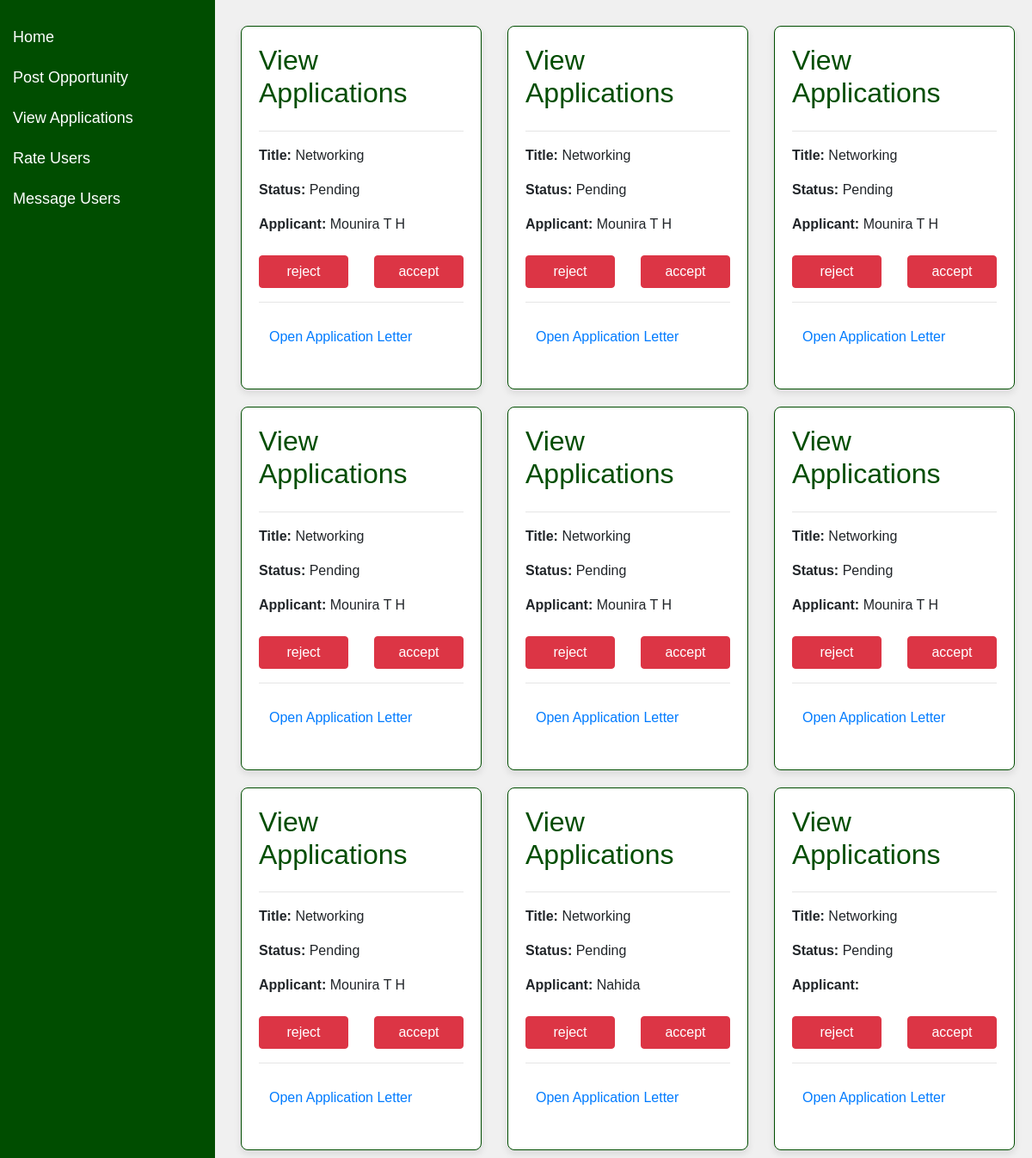
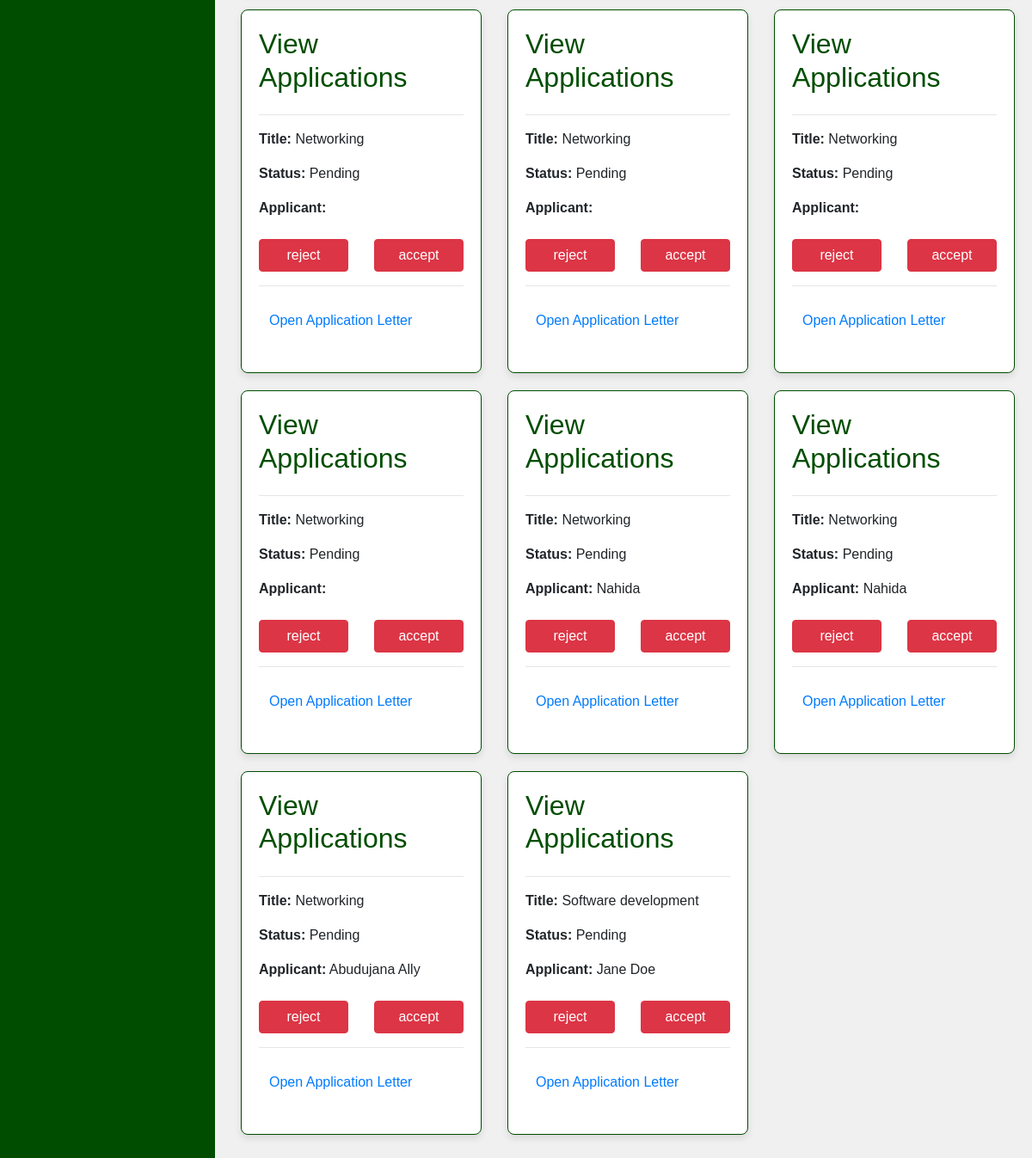
Page /view-applications.php on the committed database (2 pictures, top to bottom).
### tables this page shows
CREATE TABLE `applicants` (
  `ApplicantID` int(11) NOT NULL,
  `opportunityID` int(255) NOT NULL,
  `SpecialistID` int(255) NOT NULL,
  `ApplicationDate` date NOT NULL DEFAULT current_timestamp(),
  `LetterPath` varchar(255) NOT NULL,
  `Status` varchar(255) NOT NULL DEFAULT 'Pending'
);

CREATE TABLE `opportunity` (
  `opportunityID` int(11) NOT NULL,
  `Tittle` varchar(255) NOT NULL,
  `Description` varchar(255) NOT NULL,
  `Type` varchar(255) NOT NULL,
  `Requirements` varchar(255) NOT NULL,
  `StartDate` date NOT NULL,
  `EndDate` date NOT NULL,
  `ApplicationDeadline` date NOT NULL
);

CREATE TABLE `specialist` (
  `SpecialistID` int(11) NOT NULL,
  `FullName` varchar(255) NOT NULL,
  `Email` varchar(255) NOT NULL,
  `phone_Number` int(10) NOT NULL,
  `GitHub_Username` varchar(50) NOT NULL,
  `Speciality` varchar(255) NOT NULL,
  `Expirience` varchar(255) NOT NULL
);

### DB.php (called while the page is built, shortened)
<?php
class DBHelper
{
    private $conn;
    public function __construct()
    {
        $database = new Database();
        $conn = $database->dbConnection();
        $this->conn = $conn;
    }
    public function getRows($table, $conditions = array())
    {
        $sql = 'SELECT';
        $sql .= array_key_exists("select", $conditions) ? $conditions['select'] : '*';
        $sql .= ' FROM ' . $table;
        if (array_key_exists("where", $conditions)) {
            $sql .= ' WHERE ';
            $i = 0;
            foreach ($conditions['where'] as $key => $value) {
                $pre = ($i > 0) ? ' AND ' : '';
                $sql .= $pre . $key . " = '" . $value . "'";
                $i++;
            }
        }
        $query = $this->conn->prepare($sql);
        $query->execute();
        if (array_key_exists("return_type", $conditions) && $conditions['return_type'] != 'all') {
            switch ($conditions['return_type']) {
                case 'count':
                    $data = $query->rowCount();
                    break;
                case 'single':
                    $data = $query->fetch(PDO::FETCH_ASSOC);
                    break;
                default:
                    $data = '';
            }
        } else {
            if ($query->rowCount() > 0) {
                $data = $query->fetchAll();
            }
        }
        return !empty($data) ? $data : false;
    }
    public function getData($table, $attrName, $id, $id2)
    {
        $query = $this->getRows($table, ['where' => [ $id => $id2 ], ' order_by' => ' courseID ASC' ]);
        if (!empty($query)) {
            foreach ($query as  $q) {
                $attrName = $q[$attrName];
                return $attrName;
            }
        } else {
            return null;
        }
    }
}

### view-applications.php (the view, shortened to what this page needs)
<?php
include 'DB.php';
$db = new DBhelper();
$App = $db->getRows("applicants");
?>
<!DOCTYPE html>
<html lang="en">
<head>
    <link href="https://maxcdn.bootstrapcdn.com/bootstrap/4.5.2/css/bootstrap.min.css" rel="stylesheet">
</head>
<body>
    <div class="sidebar">
        <a href="index.php">Home</a>
        <a href="post-opportunity.php">Post Opportunity</a>
        <a href="view-applications.php">View Applications</a>
        <a href="rate-users.php">Rate Users</a>
        <a href="message-users.php">Message Users</a>
    </div>
    <div class="content">
        <div class="row">
            <?php if (is_array($App)) { ?>
                <?php foreach ($App as $a) { ?>
                    <div class="col-md-4">
                        <div class="card">
                            <h2>View Applications</h2>
                            <hr>
                            <p><b>Title:</b> <?= $db->getData("opportunity", "Tittle", "opportunityID", $a["opportunityID"]); ?></p>
                            <p><b>Status: </b><?= $a["Status"] ?></p>
                            <p><b>Applicant:</b> <?= $db->getData("specialist", "FullName", "SpecialistID", $a["SpecialistID"]); ?></p>
                            <div class="row mt-2">
                                <div class="col-6">
                                    <a href="message-users.php?applicant=<?= $a['ApplicantID'] ?? ''; ?>" type="button" class="btn btn-danger w-100">reject</a>
                                </div>
                                <div class="col-6">
                                <a href="message-users.php?applicant=<?= $a['ApplicantID'] ?? ''; ?>" type="button" class="btn btn-danger w-100">accept</a>
                                </div>
                            </div>
                            <hr>
                            <div class="row p-2 m-1">
                                <p><a href="assets/letters/<?= $a['LetterPath'] ?>" target="_blank" class="mt-3">Open Application Letter</a></p>
                            </div>
                        </div>
                    </div>
                <?php } ?>
            <?php } else { ?>
                    <p>Sorry Failed to upload files: Perhaps; No datas found.</p>
            <?php } ?>
        </div>
    </div>
</body>
</html>

### view-applications.php (style rules this page uses)
body { font-family: Arial, sans-serif; background-color: #f0f0f0; margin: 0; padding: 0; }
.sidebar { height: 100%; width: 250px; position: fixed; top: 0; left: 0; background-color: #004d00; padding-top: 20px; }
.sidebar a { padding: 10px 15px; text-decoration: none; font-size: 18px; color: white; display: block; }
.content { margin-left: 260px; padding: 20px; width: calc(100% - 260px); }
.card { background-color: white; border: 1px solid #004d00; border-radius: 8px; margin: 10px 0; padding: 20px; box-shadow: 0 4px 8px rgba(0, 0, 0, 0.1); }
.card h2 { color: #004d00; margin-top: 0; }

### rows in the picture
applicants: opportunityID.Tittle "Networking", Status "Pending", SpecialistID.FullName "Mounira T H"
applicants: Data "Networking", Status "Pending", Data "Mounira T H"
applicants: Data "Networking", Status "Pending", Data "Mounira T H"
applicants: Data "Networking", Status "Pending", Data "Mounira T H"
applicants: Data "Networking", Status "Pending", Data "Mounira T H"
applicants: Data "Networking", Status "Pending", Data "Mounira T H"
applicants: Data "Networking", Status "Pending", Data "Mounira T H"
applicants: Data "Networking", Status "Pending", SpecialistID.FullName "Nahida"
applicants: Data "Networking", Status "Pending"
applicants: Data "Networking", Status "Pending"
applicants: Data "Networking", Status "Pending"
applicants: Data "Networking", Status "Pending"
applicants: Data "Networking", Status "Pending"
applicants: Data "Networking", Status "Pending", Data "Nahida"
applicants: Data "Networking", Status "Pending", Data "Nahida"
applicants: Data "Networking", Status "Pending", SpecialistID.FullName "Abudujana Ally"
applicants: opportunityID.Tittle "Software development", Status "Pending", SpecialistID.FullName "Jane Doe"
